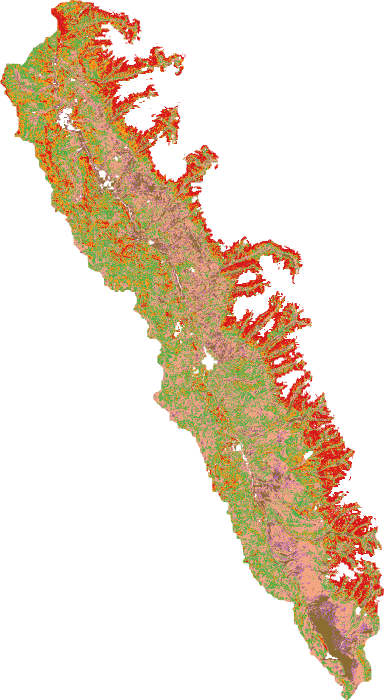
#> input picture data/layers/erosion_RUSLE.png, 768 x 1400 px, found by its file name (shown at 1/2 size)
$ python 01_decode_layers.py
#> lines starting #> are read from the running program, lines starting #| are printed output that depends on the picture; after the words box and inside, x2 and y2 are one past the last pixel; in counts of white or black regions, pixels touching at a corner belong together
"""Decode the exported RUSLE class and hotspot layers into arrays (results/grid.npz)."""
import numpy as np
from PIL import Image
cls_img = np.array(Image.open('data/layers/erosion_RUSLE.png').convert('RGBA'))
#> cls_img is the input picture: shape (1400, 768, 4); mean R, G, B, A 59.3, 43.6, 25.6, 79.9
hot = np.array(Image.open('data/layers/hotspots_P90.png').convert('RGBA'))
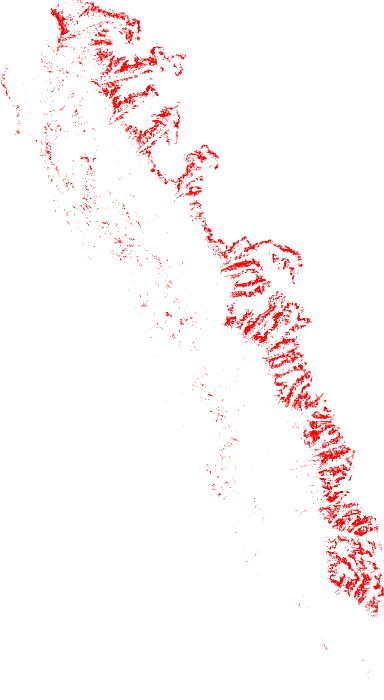
#> input picture data/layers/hotspots_P90.png, 768 x 1400 px, found by its file name (shown at 1/2 size)
#> hot is the input picture: shape (1400, 768, 4); mean R, G, B, A 8.1, 0, 0, 8.1
COLS = np.array([[0x8c,0x6d,0x31],[0xb1,0x5c,0xe6],[0xf4,0xa5,0x82],[0x4d,0xaf,0x4a],[0xff,0x9f,0x1c],[0xd7,0x19,0x1c]])
valid = cls_img[..., 3] > 0
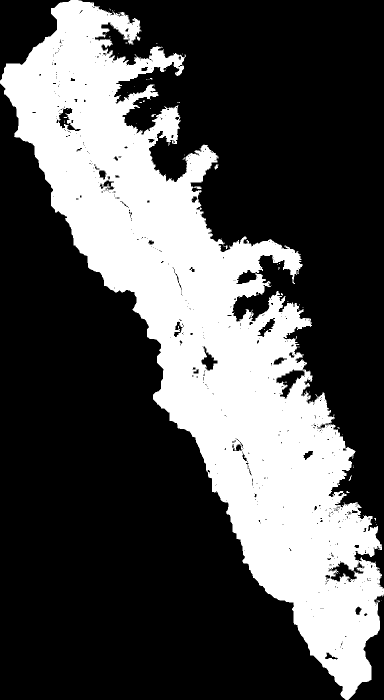
#> valid: shape (1400, 768) bool (shown at 1/2 size); 31.6% white; 77 white regions (72 under 20 px), largest, box (x1, y1, x2, y2) and area: (0, 0, 768, 1400) 339231, (429, 329, 437, 339) 49, (303, 228, 312, 234) 30, (447, 491, 456, 498) 25, (697, 950, 703, 962) 25
d = ((cls_img[..., None, :3].astype(int) - COLS[None, None]) ** 2).sum(-1)
cls = d.argmin(-1)
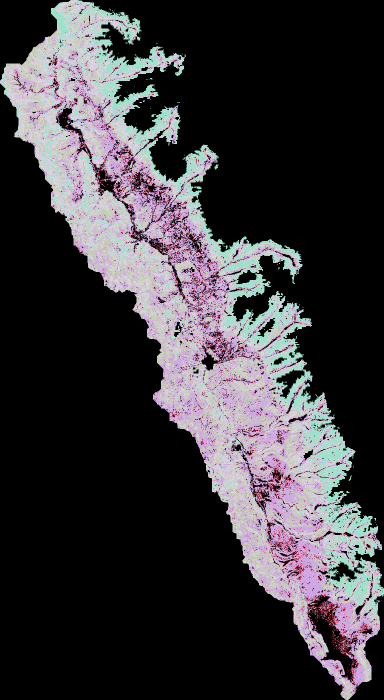
#> cls: shape (1400, 768) int64 (shown at 1/2 size); 6 distinct labels, from 0 to 5; one colour per label, 0 black
np.savez('results/grid.npz', cls=cls, valid=valid, hot=(hot[..., 3] > 0) & valid)
print('valid pixels', valid.sum(), '| basin hotspot fraction', round(((hot[..., 3] > 0) & valid).sum() / valid.sum(), 4))
#| valid pixels 339634 | basin hotspot fraction 0.1007
